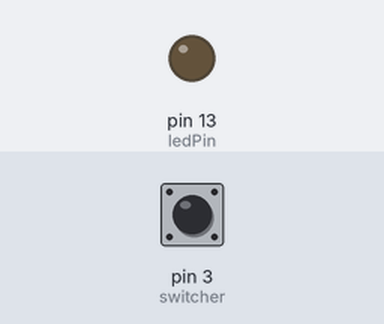
A sketch run on a simulated Arduino Uno, built with avr-gcc and run on an emulated ATmega328P. Parts: output pins drawn as LEDs (lit = HIGH). Inputs (shaded band) come from the test bench; at power-on: pin 3 (switcher) LOW.

Above: at 1.2 s.
1.3 s: pin 3 (switcher) pulled HIGH for 0.15 s
At 1.45 s:
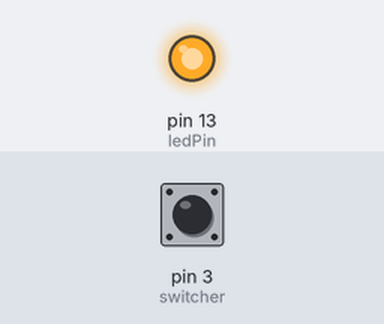
3.1 s: pin 3 (switcher) pulled HIGH for 3.2 s
At 7.4 s:
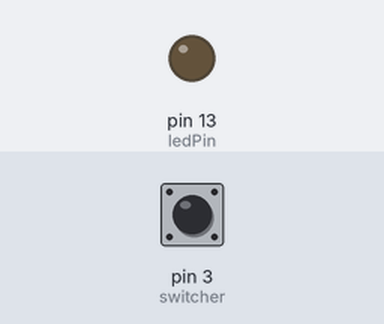
Timing chart, 0 to 8.9 s (numbered marks = the images above; inputs shaded):
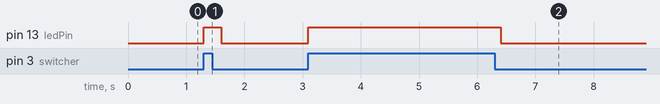

Measured:
- after the input at 1.3 s, pin 13 (ledPin): LOW → HIGH at once, → LOW 0.30 s later
- after the input at 3.1 s, pin 13 (ledPin): LOW → HIGH at once, → LOW 3.3 s later

The sketch:

Gyro_Sensor.ino
```cpp
int ledPin = 13;   // Connect LED to pin 13
int switcher = 3;  // Connect Tilt sensor to Pin3

void setup() {
  pinMode(ledPin, OUTPUT);   // Set digital pin 13 to output mode
  pinMode(switcher, INPUT);  // Set digital pin 3 to input mode
}

void loop() {
  if (digitalRead(switcher) == HIGH)  //Read sensor value
  {
    digitalWrite(ledPin, HIGH);  // Turn on LED when the sensor is tilted
    delay(300);
  } else {
    digitalWrite(ledPin, LOW);  // Turn off LED when the sensor is not triggered
  }
}
```
